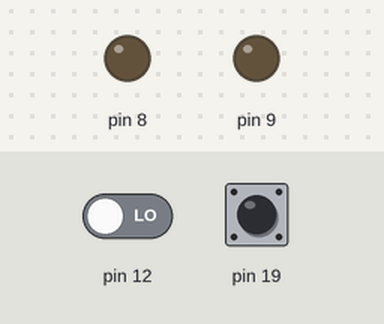
A sketch run on a simulated Arduino Uno, built with avr-gcc and run on an emulated ATmega328P. Parts: output pins drawn as LEDs (lit = HIGH). The test bench sets the inputs (shaded band); at power-on: pin 19 HIGH, pin 12 LOW. The board resets itself during the run and starts again; EEPROM starts erased; what the sketch prints to the serial monitor is not drawn.

Above: at 5.0 s.
5.1 s: pin 19 pulled LOW for 1 s
At 5.52 s:
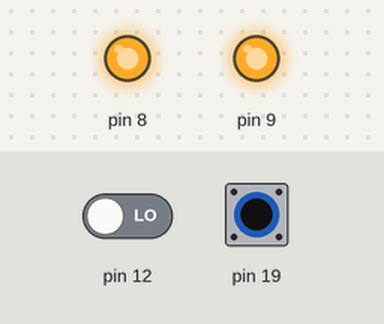
7.6 s: pin 19 pulled LOW for 0.15 s
Timing chart, 0 to 10.6 s (numbered marks = the images above; inputs shaded):
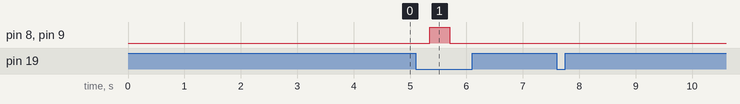

Measured:
- after the input at 5.1 s, pin 8, pin 9: LOW → HIGH after 0.25 s, → LOW 0.35 s later

The sketch:

2_Receiver_Transmitter_Basic.ino
```cpp
/*
In this project the "setup_328_HW_Arduino_IO" code segment has been replaced by "setup_328_HW_Basic_IO".

Arduino provides a comprehensive library for sending data to and from a PC.
However simple DIY (do it yourself) functions are used here to illustate
the steps involved and introduce the Atmega328 data sheet.

ASKII coding is introduced.  Every character on the PC keyboard is assigned a number from 32 to 127.
For example 63 is used to send a question mark '?' to the PC.
Decimal 125 is sent as 3 eight bit numbers 49, 50 and 53.
48 is used to represent zero.
digits 1, 2 and 5 can therfore by extracted by subtracting 48 from 49, 50 and 53.
5 is then added to 2 times 10 and 1 times 100 to obtain 125 in binary form.
*/


#include "Receiver_Transmitter_header.h"

int main (void)                          //Example 1
  { setup_328_HW_Basic_IO;
  Char_to_PC_Basic('?');
  newline;
  while (1)
  { Char_to_PC_Local
    (waitforkeypress_Basic());
  }
  return 1;
  }


/************************************************************************************************************

  Use this area for saving the examples when they have been got working and finished with
  Use the space above for the active program (the one being worked on)


********Example 1: Echoes keypresses*************************************************************************
  int main (void)                          //Example 1
  { setup_328_HW_Basic_IO;
  Char_to_PC_Basic('?');
  newline;
  while (1)
  { Char_to_PC_Local
    (waitforkeypress_Basic());
  }
  return 1;
  }


**********Example 2: Prints out ASKII characters**************************************************************
  int main (void)                          //Example 2
  { char symbol;
  setup_328_HW_Basic_IO;
  newline;
  symbol = '!';
  while (symbol <= '~')
  { Char_to_PC_Local(symbol);
    _delay_ms(10);
    symbol++;
    wdr();
  }
  waitforkeypress_Basic();
  SW_reset;
  return 1;
  }


********Example 3: Echo character string or prints file*******************************************************
int main (void)                          //Example 3
  { setup_328_HW_Basic_IO;
  while (!(isCharavailable_Basic(65)))
    Char_to_PC_Basic('?');
  newline;
  Char_to_PC_Basic(Char_from_PC_Basic());
  while (1)
  { if (isCharavailable_Basic(10))
      Char_to_PC_Basic(Char_from_PC_Basic());
    else break;
  }
  String_to_PC_Basic("Done\r\n");
  SW_reset;
  return 1;
  }


********Example 4: Send strings to the PC********************************************************************
int main (void)                          //Example 4
  { setup_328_HW_Basic_IO;
  String_to_PC_Basic("\r\nDefining and using text strings\r\n");
  const char *message_1 = "Hello world\r\n";
  const char *message_2 = "Sending text to a PC\r\n";
  const char message_3[] = "Writing C programs and\r\n";
  const char message_4[] = "Uploading them to a device\r\n";
  String_to_PC_Basic(message_1);
  String_to_PC_Basic(message_2);
  String_to_PC_Basic(message_3);
  String_to_PC_Basic(message_4);
  while (1)wdr();
  return 1;
  }


************Example 5: Generate an ASKII table****************************************************************
int main (void)                          //Example 5
  { char symbol = '!';
  setup_328_HW_Basic_IO;
  newline;
  while (symbol <= '~')
  { Num_to_PC_Basic(symbol);
    Char_to_PC_Local(symbol++);
    wdr();_delay_ms(50);
    if (!((symbol - '!') % 8))newline;
    else Char_to_PC_Local('\t');
  }
  while (1)wdr();
  return 1;
  }


*****************Example 6: Sending numbers to the PC*********************************************************
 int main (void)                          //Example 6
  { int i = 0, number = 12345;
  char s[12];
  setup_328_HW_Basic_IO;
  do {
    s[i++] = number % 10 + '0';
  }
  while ((number = number / 10) > 0);
  s[i] = '\0';
  for (int m = i; m > 0; m--)
    Char_to_PC_Basic(s[m - 1]);
  while (1)wdr();
  return 1;
  }


**************Example 7: Entering numbers at the keyboard*****************************************************
int main (void)                          //Example 7
  { long num = 0;
  char keypress;
  setup_328_HW_Basic_IO;
  num = 0; Char_to_PC_Basic('?');
  while ((keypress = waitforkeypress_Basic()) != '\r')
  { num = num * 10 + keypress  - '0';
    Int_num_to_display(num);
  }
  Num_to_PC_Basic(num * 2);
  Int_num_to_display(num * 2);
  SW_reset;
  return 1;
  }


*******Example 8: Simple arithmetic Data to & from PC*********************************************************
int main (void)                          //Example 8
{ long num = 0;
  char numLength;
  char Num_string[12];
  setup_328_HW_Basic_IO;
  String_to_PC_Basic("\r\n?\r\n");
  Num_string_from_KBD_Basic(Num_string);

  { int m = 0; while (Num_string[m])
      Char_to_PC_Basic(Num_string[m++]);
  }

  num = Askii_to_binary(Num_string);

  num = num * 2;
  String_to_PC_Basic("\r\n");

  numLength = Binary_to_Askii(num, Num_string);

  for (int m = numLength; m > 0; m--)
    Char_to_PC_Basic(Num_string[m - 1]);

  Int_num_to_display(num);

  SW_reset;
  return 1;
}


*************Example 9: Arithmetic: More on pointers********************************************************
int main (void)                          //Example 9
  { char keyboard_input;
  char Num_string[12];
  long Num, A = 55; long B = 7; long Div; long mod;
  int no_decimal_places;

    setup_328_HW_Basic_IO;
  String_to_PC_Basic("?\r\n");

  for(int m = 0; m <=2; m++)
  {Num_string_from_KBD_Basic(Num_string);
  Num = Askii_to_binary(Num_string);
  switch (m)
  { case 0: A = Num; Char_to_PC_Basic('?');break;
  case 1: B = Num; String_to_PC_Basic("?\r\n");break;
  case 2: no_decimal_places = Num; break;}}

  divide(A, B, &Div, &mod, no_decimal_places);
  Num_to_PC_Basic(Div);
  String_to_PC_Basic(". ");
    while (no_decimal_places) {
  no_decimal_places =    divide(mod*10, B, &Div, &mod, no_decimal_places);
  Num_to_PC_Basic(Div);}
  String_to_PC_Basic("\r\n");
   SW_reset;
  return 1; }

  long divide(long A, long B, long *Div, long *mod, int no_decimal_places)
  {*Div = A/B;
  *mod = A%B;
  no_decimal_places -= 1;
  return no_decimal_places; }


************This area is for project subroutines*************************************************************/
void Num_string_from_KBD_Basic(char * array_ptr)
{ char keypress;
  while ((keypress = waitforkeypress_Basic()) != '\r')
  { *array_ptr = keypress;
    array_ptr += 1;
  }
  *array_ptr = '\0';
}


/********************************************************************************************************/
long Askii_to_binary(char * array_ptr) {
  long num = 0;
{ int m = 0; while (*(array_ptr + m)) {
      num = num * 10 + (*(array_ptr + m++))  - '0';
    }
  }
  return num;
}


/********************************************************************************************************/
int Binary_to_Askii (long number, char * array_ptr)
{ int i = 0;
  do {
    array_ptr[i++] = number % 10 + '0';
  }
  while ((number = number / 10) > 0);
  array_ptr[i] = '\0';
  return i;
}


/********************************************************************************************************/
void Char_to_PC_Local(char data)
{ while (!(UCSR0A & (1 << UDRE0)));
  UDR0 = data;
}


/********************************************************************************************************/
void Num_to_PC_Basic (long number)
{ int i = 0;
  char s[12];

  do
  { s[i++] = number % 10 + '0';
  }
  while ((number = number / 10) > 0);
  s[i] = '\0';
  for (int m = i; m > 0; m--)Char_to_PC_Basic(s[m - 1]);
  Char_to_PC_Basic(' ');
}


/********************************************************************************************************/
```

Receiver_Transmitter_header.h
```cpp
#include <avr/wdt.h>


char User_response;
char reset_status;

#define newline String_to_PC_Basic("\r\n")


/**********************************************************************************/
#define  OSC_CAL \
if ((eeprom_read_byte((uint8_t*)0x3FF) > 0x0F)\
&&  (eeprom_read_byte((uint8_t*)0x3FF) < 0xF0) && (eeprom_read_byte((uint8_t*)0x3FF)\
== eeprom_read_byte((uint8_t*)0x3FE))) {OSCCAL = eeprom_read_byte((uint8_t*)0x3FE);}

//If the internal clock has been calibrated, a calibration byte will be found in EEPROM locations 0x3FF/E


/************************************************************************************************************************************/
#define setup_328_HW_Basic_IO \
\
setup_watchdog;\
ADMUX |= (1 << REFS0);\
initialise_IO;\
OSC_CAL;\
\
comms_cal;\
set_up_pin_change_interrupt_on_PC5;\
\
setup_one_wire_comms;\
set_up_activity_leds;\
sei();\
setup_PC_comms_Basic(0,16);\
_delay_ms(10);\
determine_reset_source;\
One_25ms_WDT_with_interrupt;\
failsafe;
//The reset control switch is connected to PC5  USART_init(0,16);


/************************************************************************************************************************************/
#define wdr()  __asm__ __volatile__("wdr")

#define setup_watchdog \
wdr();\
MCUSR &= ~(1<<WDRF);\
WDTCSR |= (1 <<WDCE) | (1<< WDE);\
WDTCSR = 0;


#define SW_reset {Signal_SW_reset;wdt_enable(WDTO_30MS);while(1);}
#define WDTout {wdt_enable(WDTO_30MS);while(1);}


#define One_25ms_WDT_with_interrupt \
wdr();\
WDTCSR |= (1 <<WDCE) | (1<< WDE);\
WDTCSR = (1<< WDE) | (1 << WDIE) |  (1 << WDP0)  |  (1 << WDP1);


/************************************************************************************************************************************/
#define initialise_IO \
MCUCR &= (~(1 << PUD));\
DDRB = 0;\
DDRC = 0;\
DDRD = 0;\
PORTB = 0xFF;\
PORTC = 0xFF;\
PORTD = 0xFF;

//All ports are initialised to weak pull up (WPU)


/************************************************************************************************************************************/
#define reset_ctl_reg                         0x3FC
#define Signal_WDTout_with_interrupt          eeprom_write_byte((uint8_t*)reset_ctl_reg, ~0x20)
#define Signal_SW_reset                       eeprom_write_byte((uint8_t*)reset_ctl_reg,(eeprom_read_byte((uint8_t*)reset_ctl_reg) & ~0x40))
#define clear_reset_ctl_reg                   eeprom_write_byte((uint8_t*)reset_ctl_reg, ~0)


/************************************************************************************************************************************/
#define determine_reset_source \
switch (eeprom_read_byte((uint8_t*)reset_ctl_reg))\
{case ((byte)~1): reset_status = 1; break;\
case ((byte)~0x42): reset_status = 2; break;\
case ((byte)~8): reset_status = 3; break;\
case ((byte) ~0x52):  reset_status = 4; break;\
case ((byte) ~0x22):  reset_status = 5; break;\
case ((byte) ~0x2):  reset_status = 6; break;\
case ((byte) ~0):  reset_status = 7; break;}\
clear_reset_ctl_reg;

/*
reset_status:
1 POR                     bit 0 of reset control register
2 SW_reset                bits 6 and 1
3 prtD                    bit 3
4 Flaged WDTout           bit 6,4 and 1
5 WDTout with ISR         bit 5 and 1
6 WDTout                  bit 1
7 As 5 but ISR missing    No bits

Note : Set bit 2 to generate the prtD... prompt
*/


/************************************************************************************************************************************/
#define failsafe \
if(reset_status == 7)\
{Serial.write("\r\nProgram restarted.");}\
if(reset_status == 6)\
{Serial.write("\r\nWDTout\r\n");while(1)wdr();}


/************************************************************************************************************************************/
#include "Resources_Receiver_transmitter\Chip2chip_comms\One_wire_header.h"
#include "Resources_Receiver_transmitter\Chip2chip_comms\Display_driver_header.h"
#include "Resources_Receiver_transmitter\Chip2chip_comms\One_wire_transactions.c"
#include "Resources_Receiver_transmitter\Chip2chip_comms\Display_driver.c"

#include "Resources_Receiver_transmitter\PC_comms\Basic_Rx_Tx_and_Timer.c"


/************************************************************************************************************************************/
```

One_wire_header.h
```cpp
/*
Code segments required by the subroutines in "One_wire_transactions.c" and else where
*/


void UART_Tx_1_wire(void);
void UART_Rx_1_wire(void);

volatile char One_wire_Rx_char, One_wire_Tx_char;
volatile char Tx_complete, Rx_complete;

volatile char One_wire_mode;

int Comms_clock;


/**********************************************************************************/
#define  comms_cal \
if (((signed char)eeprom_read_byte((uint8_t*)0x3F6) > -50)\
&&  ((signed char)eeprom_read_byte((uint8_t*)0x3F6) < 50) && ((signed char)eeprom_read_byte((uint8_t*)0x3F6)\
== (signed char)eeprom_read_byte((uint8_t*)0x3F7)))\
{Comms_clock = 200 + (signed char) eeprom_read_byte((uint8_t*)0x3F6);}

//A calibration byte for the one wire comms clock is stored in EEPROM locations 0x3F6/7
//For zero calibration the clock which runs at 1MHz generates a baud rate of 200uS


/************************************************************************************************************************************/
#define setup_one_wire_comms \
PCICR |= (1 << PCIE0); PCMSK0 |= (1 << PCINT4);\
PORTB &= (~(1 << PORTB4));

//One wire comms uses port PB4.  This sets it up as input with interrupt on pin change (IPC)


#define clear_display 								One_wire_Tx_char = 'c';  UART_Tx_1_wire();
#define Reset_ATtiny1606 							One_wire_Tx_char = 'F'; UART_Tx_1_wire();

#define set_up_pin_change_interrupt_on_PC5  		PCICR |= (1 << PCIE1); PCMSK1 |= (1 << PCINT13);
#define pause_pin_change_interrupt_on_PC5  			PCICR &= (~(1 << PCIE1));
#define reinstate_pin_change_interrupt_on_PC5  		PCICR |= (1 << PCIE1);

//The reset control switch uses PC5 (PCINT13).This sets it up for weak pull up (WPU) with IPC


/************************************************************************************************************************************/
#define Start_clock		    	TCNT0 = 0;  OCR0A = 0; TCCR0B = (1 << CS01);

//Initialises Timer 0 Output compare and counter values to zero, sets TO clock to 1MHz and starts it

#define wait_for_comms_tick \
OCR0A +=  Comms_clock;\
while (!(TIFR0 & (1 << OCF0A)));\
TIFR0 = 0xFF;

//Increment Timer 0 Output compare register A and wait until the value in the Timer 0 counter is the same


#define wait_for_half_comms_tick \
OCR0A =  Comms_clock/2;\
while (!(TIFR0 & (1 << OCF0A)));\
TIFR0 = 0xFF;


/************************************************************************************************************************************/
#define boot_reset_ctl_reg			0x3FC
#define 	set_Run_BL_bit			eeprom_write_byte((uint8_t*)boot_reset_ctl_reg, (eeprom_read_byte((uint8_t*)(0x3FC)) & (~4)));

//if the hex_text_programmer reads bit 2 of EPPPROM location 0x3FC as zero it will run the bootloader

#define PINB4_down	((PINB & 0x10)^0x10)
#define PINC5_down	((PINC & 0x20)^0x20)
#define PINC5_up	(PINC & 0x20)


/************************************************************************************************************************************/
#define  set_up_activity_leds \
DDRB |= (1 << DDB0) | (1 << DDB1);\
LED_1_off;\
LED_2_off;

#define LED_1_off	 	PORTB &= (~(1 << PB1));
#define LED_1_on	 	PORTB |= (1 << PB1);

#define LED_2_off	 	PORTB &= (~(1 << PB0));
#define LED_2_on	 	PORTB |= (1 << PB0);

#define Toggle_LED_1 \
if (PORTB & (1 << PB1)){LED_1_off;}\
else {PORTB |= (1 << PB1);}
```

Display_driver_header.h
```cpp
/*
Basic C segments used to pass data to and from the mini-OS
*/


/***********************************************************************************************************/
#define shift_digits_left {for (int n = 0; n < 7; n++){display_buffer[7-n] = display_buffer[6-n];}}


/***********************************************************************************************************/
#define Float_num_string_to_display \
One_wire_Tx_char = 'B'; UART_Tx_1_wire();\
for(int m = 0; m <= 7; m++){wdr();One_wire_Tx_char = display_buffer[m]; UART_Tx_1_wire();}\
One_wire_Tx_char = cr_keypress;  UART_Tx_1_wire();


/***********************************************************************************************************/
#define Int_num_string_to_display \
One_wire_Tx_char = 'A'; UART_Tx_1_wire();\
for(int m = 0; m <= 7; m++){wdr();One_wire_Tx_char = display_buffer[m]; UART_Tx_1_wire();}\
One_wire_Tx_char = cr_keypress;  UART_Tx_1_wire();


/***********************************************************************************************************/
#define initialise_display \
clear_display_buffer;\
display_buffer[0] = '0';\
pause_PCI_and_Send_int_num_string;


/***********************************************************************************************************/
#define Int_from_mini_OS \
One_wire_Tx_char = 'E'; UART_Tx_1_wire();\
for(int m = 0; m <= 3; m++){wdr();\
UART_Rx_1_wire(); num_byte[m] = One_wire_Rx_char;}\
\
for(int m = 0; m <= 3; m++){wdr();\
Long_Num_from_mini_OS = Long_Num_from_mini_OS << 8;\
Long_Num_from_mini_OS |= num_byte[m];}


/***********************************************************************************************************/
#define f_number_from_mini_OS \
One_wire_Tx_char = 'E'; UART_Tx_1_wire();\
for(int m = 0; m <= 3; m++){wdr();\
UART_Rx_1_wire(); *Char_ptr = One_wire_Rx_char;\
Char_ptr += 1;}\
Float_from_mini_OS = *Flt_ptr;
```
